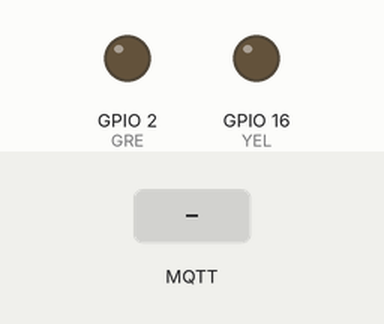
The sketch below on a simulated ESP8266 (NodeMCU). Parts: output pins drawn as LEDs (lit = HIGH). The inputs (shaded band) are chosen by the test bench. WiFi joins after 1.5 s; servers stay silent unless stated; no MQTT or app messages arrive unless stated; pins used as bus, display or sensor lines are not drawn; what the sketch prints to the serial monitor is not drawn.

Above: at 2.7 s.
2.8 s: MQTT message "green" arrives on the first subscribed topic
At 3.3 s:
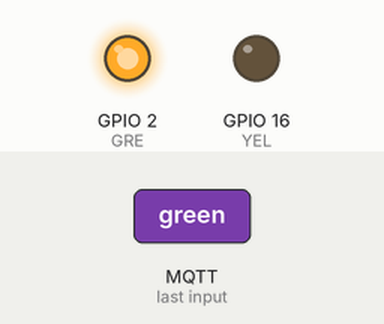
4.3 s: MQTT message "yellow" arrives on the first subscribed topic
At 4.7 s:
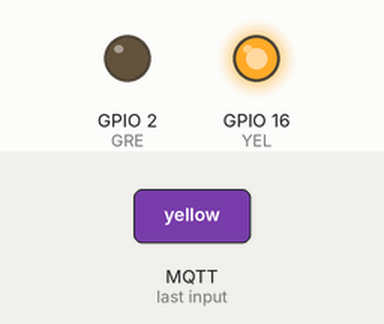
5.8 s: MQTT message "all" arrives on the first subscribed topic
At 6.8 s:
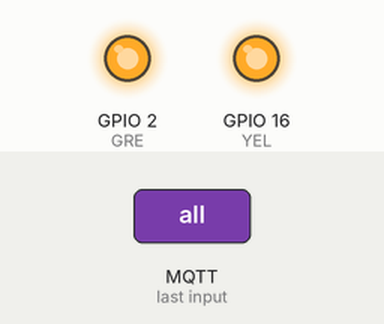
Timing chart, 0 to 8.8 s (numbered marks = the images above; inputs shaded):
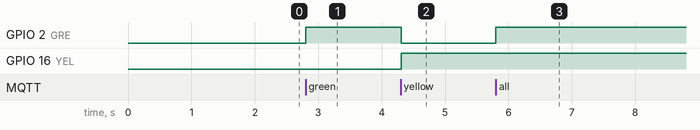

Measured:
- after the input at 2.8 s, GPIO 2 (GRE): LOW → HIGH at once
- after the input at 4.3 s, GPIO 2 (GRE): HIGH → LOW at once; GPIO 16 (YEL): LOW → HIGH at once
- after the input at 5.8 s, GPIO 2 (GRE): LOW → HIGH at once

The sketch:

StatefulLightsMQTT.ino
```cpp
#include <EEPROM.h>
#include <ESP8266WiFi.h>
#include <PubSubClient.h>
#include <Wire.h>
//#include <Adafruit_INA219.h>
#include <string.h>


//const char* ssid = "UnimatrixZero";
//const char* password = "novi145$";
const char* ssid = "WobblyHouse";
const char* password = "5w0rd5gun5&danc1ng";
const char* mqtt_server = "192.168.1.240";
bool doorState = 1;  //door open = 1
WiFiClient espClient;
PubSubClient client(espClient);

int YEL = 16; // led connected to D0 (Yellow)
int RE = 15; // led connected to D8 (Red)
int GRE = 2; // led connected to D4 (Green)
void callback(char* topic, byte* payload, unsigned int length) {
 Serial.print("Message arrived [");
 Serial.print(topic);
 Serial.print("] ");
 char receivedChar;
 String receivedCh;
 for (int i=0;i<length;i++) {
  receivedCh += (char)payload[i];
  Serial.print(receivedCh);
  Serial.println();
}
String str(receivedChar);
Serial.println(str);

  goToState(receivedCh);

}
void goToState(String color)
{
  Serial.println(color);
  if(doorState){
  if (color=="green"){
      digitalWrite(GRE, HIGH);
      digitalWrite(RE, LOW);
      digitalWrite(YEL, LOW);
    }
  if (color=="yellow"){
      digitalWrite(GRE, LOW);
      digitalWrite(RE, LOW);
      digitalWrite(YEL, HIGH);
  }
  if (color=="red"){
      digitalWrite(GRE, LOW);
      digitalWrite(RE, HIGH);
      digitalWrite(YEL, LOW);
  }
  if (color=="off"){
      digitalWrite(GRE, LOW);
      digitalWrite(RE, LOW);
      digitalWrite(YEL, LOW);
  }
  if (color=="all"){
      digitalWrite(GRE, HIGH);
      digitalWrite(RE, HIGH);
      digitalWrite(YEL, HIGH);
    }
  }
   if (color =="open"){
   doorState=1;
   }
   if (color == "closed"){
    doorState=0;
      digitalWrite(GRE, LOW);
      digitalWrite(RE, LOW);
      digitalWrite(YEL, LOW);
    }

  }

void reconnect() {
 // Loop until we're reconnected
 while (!client.connected()) {
 Serial.print("Attempting MQTT connection...");
 // Attempt to connect
 if (client.connect("ESP8266 Client")) {
  Serial.println("connected");
  // ... and subscribe to topic
  client.subscribe("ledStatus");
  client.subscribe("doorStatus");
 } else {
  Serial.print("failed, rc=");
  Serial.print(client.state());
  Serial.println(" try again in 5 seconds");
  // Wait 5 seconds before retrying
  delay(5000);
  }
 }
}

void setup()
{
 Serial.begin(9600);
 WiFi.begin(ssid, password);
 while (WiFi.status() != WL_CONNECTED)
  {
    delay(500);
    Serial.print(".");
  }
  pinMode(YEL, OUTPUT);
  pinMode(RE, OUTPUT);
  pinMode(GRE, OUTPUT);
  goToState("off");
 client.setServer(mqtt_server, 1883);
 client.setCallback(callback);

}

void loop()
{
 if (!client.connected()) {
  reconnect();
 }
 client.loop();
}
```
